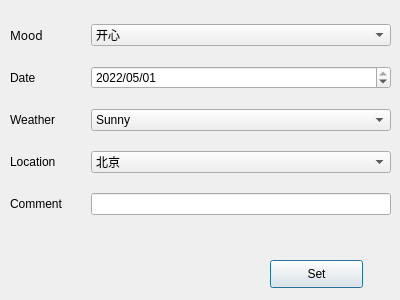
<?xml version="1.0" encoding="UTF-8"?>
<ui version="4.0">
 <class>InfoDialog</class>
 <widget class="QDialog" name="InfoDialog">
  <property name="geometry">
   <rect>
    <x>0</x>
    <y>0</y>
    <width>400</width>
    <height>300</height>
   </rect>
  </property>
  <property name="windowTitle">
   <string>Diary Info</string>
  </property>
  <property name="windowIcon">
   <iconset resource="myResources.qrc">
    <normaloff>:/myImages/image/标签.png</normaloff>:/myImages/image/标签.png</iconset>
  </property>
  <widget class="QWidget" name="verticalLayoutWidget">
   <property name="geometry">
    <rect>
     <x>10</x>
     <y>10</y>
     <width>381</width>
     <height>221</height>
    </rect>
   </property>
   <layout class="QVBoxLayout" name="verticalLayout">
    <item>
     <layout class="QHBoxLayout" name="horizontalLayout" stretch="1,4">
      <item>
       <widget class="QLabel" name="label">
        <property name="sizePolicy">
         <sizepolicy hsizetype="Preferred" vsizetype="Preferred">
          <horstretch>0</horstretch>
          <verstretch>0</verstretch>
         </sizepolicy>
        </property>
        <property name="font">
         <font>
          <family>SimSun-ExtB</family>
          <kerning>true</kerning>
         </font>
        </property>
        <property name="layoutDirection">
         <enum>Qt::LeftToRight</enum>
        </property>
        <property name="text">
         <string>Mood</string>
        </property>
       </widget>
      </item>
      <item>
       <widget class="QComboBox" name="comboBox_mood">
        <item>
         <property name="text">
          <string>开心</string>
         </property>
        </item>
        <item>
         <property name="text">
          <string>伤心</string>
         </property>
        </item>
        <item>
         <property name="text">
          <string>生气</string>
         </property>
        </item>
        <item>
         <property name="text">
          <string>平静</string>
         </property>
        </item>
        <item>
         <property name="text">
          <string>无言以对</string>
         </property>
        </item>
        <item>
         <property name="text">
          <string>尴尬</string>
         </property>
        </item>
        <item>
         <property name="text">
          <string>乐</string>
         </property>
        </item>
        <item>
         <property name="text">
          <string>惊讶</string>
         </property>
        </item>
        <item>
         <property name="text">
          <string>狂喜</string>
         </property>
        </item>
        <item>
         <property name="text">
          <string>累</string>
         </property>
        </item>
        <item>
         <property name="text">
          <string>遗憾</string>
         </property>
        </item>
        <item>
         <property name="text">
          <string>暴怒</string>
         </property>
        </item>
        <item>
         <property name="text">
          <string>烦躁</string>
         </property>
        </item>
        <item>
         <property name="text">
          <string>紧张</string>
         </property>
        </item>
        <item>
         <property name="text">
          <string>兴奋</string>
         </property>
        </item>
        <item>
         <property name="text">
          <string>期待</string>
         </property>
        </item>
        <item>
         <property name="text">
          <string>自闭</string>
         </property>
        </item>
       </widget>
      </item>
     </layout>
    </item>
    <item>
     <layout class="QHBoxLayout" name="horizontalLayout_2" stretch="1,4">
      <item>
       <widget class="QLabel" name="label_2">
        <property name="text">
         <string>Date</string>
        </property>
       </widget>
      </item>
      <item>
       <widget class="QDateEdit" name="dateEdit">
        <property name="contextMenuPolicy">
         <enum>Qt::DefaultContextMenu</enum>
        </property>
        <property name="maximumDateTime">
         <datetime>
          <hour>23</hour>
          <minute>59</minute>
          <second>59</second>
          <year>2022</year>
          <month>12</month>
          <day>31</day>
         </datetime>
        </property>
        <property name="displayFormat">
         <string>yyyy/MM/dd</string>
        </property>
        <property name="date">
         <date>
          <year>2022</year>
          <month>5</month>
          <day>1</day>
         </date>
        </property>
       </widget>
      </item>
     </layout>
    </item>
    <item>
     <layout class="QHBoxLayout" name="horizontalLayout_4" stretch="1,4">
      <item>
       <widget class="QLabel" name="label_3">
        <property name="text">
         <string>Weather</string>
        </property>
        <property name="alignment">
         <set>Qt::AlignLeading|Qt::AlignLeft|Qt::AlignVCenter</set>
        </property>
       </widget>
      </item>
      <item>
       <widget class="QComboBox" name="comboBox_weather">
        <item>
         <property name="text">
          <string>Sunny</string>
         </property>
         <property name="icon">
          <iconset resource="myResources.qrc">
           <normaloff>:/myImages/image/天气-晴.png</normaloff>:/myImages/image/天气-晴.png</iconset>
         </property>
        </item>
        <item>
         <property name="text">
          <string>Cloudy</string>
         </property>
         <property name="icon">
          <iconset resource="myResources.qrc">
           <normaloff>:/myImages/image/天气-多云.png</normaloff>:/myImages/image/天气-多云.png</iconset>
         </property>
        </item>
        <item>
         <property name="text">
          <string>Heavy Rain</string>
         </property>
         <property name="icon">
          <iconset resource="myResources.qrc">
           <normaloff>:/myImages/image/天气-暴雨.png</normaloff>:/myImages/image/天气-暴雨.png</iconset>
         </property>
        </item>
        <item>
         <property name="text">
          <string>Light Rain</string>
         </property>
         <property name="icon">
          <iconset resource="myResources.qrc">
           <normaloff>:/myImages/image/天气-小雨.png</normaloff>:/myImages/image/天气-小雨.png</iconset>
         </property>
        </item>
        <item>
         <property name="text">
          <string>Heavy Snow</string>
         </property>
         <property name="icon">
          <iconset resource="myResources.qrc">
           <normaloff>:/myImages/image/天气-大雪.png</normaloff>:/myImages/image/天气-大雪.png</iconset>
         </property>
        </item>
        <item>
         <property name="text">
          <string>Light Snow</string>
         </property>
         <property name="icon">
          <iconset resource="myResources.qrc">
           <normaloff>:/myImages/image/天气-小雪.png</normaloff>:/myImages/image/天气-小雪.png</iconset>
         </property>
        </item>
        <item>
         <property name="text">
          <string>Thunder Storm</string>
         </property>
         <property name="icon">
          <iconset resource="myResources.qrc">
           <normaloff>:/myImages/image/天气-雷雨.png</normaloff>:/myImages/image/天气-雷雨.png</iconset>
         </property>
        </item>
        <item>
         <property name="text">
          <string>Fog</string>
         </property>
         <property name="icon">
          <iconset resource="myResources.qrc">
           <normaloff>:/myImages/image/天气-雾霾.png</normaloff>:/myImages/image/天气-雾霾.png</iconset>
         </property>
        </item>
        <item>
         <property name="text">
          <string>Hail</string>
         </property>
         <property name="icon">
          <iconset resource="myResources.qrc">
           <normaloff>:/myImages/image/天气-冰雹.png</normaloff>:/myImages/image/天气-冰雹.png</iconset>
         </property>
        </item>
       </widget>
      </item>
     </layout>
    </item>
    <item>
     <layout class="QHBoxLayout" name="horizontalLayout_3" stretch="1,4">
      <item>
       <widget class="QLabel" name="label_4">
        <property name="text">
         <string>Location</string>
        </property>
       </widget>
      </item>
      <item>
       <widget class="QComboBox" name="comboBox_location">
        <item>
         <property name="text">
          <string>北京</string>
         </property>
        </item>
        <item>
         <property name="text">
          <string>杭州</string>
         </property>
        </item>
        <item>
         <property name="text">
          <string>上海</string>
         </property>
        </item>
        <item>
         <property name="text">
          <string>广州</string>
         </property>
        </item>
        <item>
         <property name="text">
          <string>南京</string>
         </property>
        </item>
        <item>
         <property name="text">
          <string>成都</string>
         </property>
        </item>
        <item>
         <property name="text">
          <string>重庆</string>
         </property>
        </item>
        <item>
         <property name="text">
          <string>长沙</string>
         </property>
        </item>
        <item>
         <property name="text">
          <string>天津</string>
         </property>
        </item>
        <item>
         <property name="text">
          <string>绍兴</string>
         </property>
        </item>
        <item>
         <property name="text">
          <string>乌鲁木齐</string>
         </property>
        </item>
        <item>
         <property name="text">
          <string>昆明</string>
         </property>
        </item>
        <item>
         <property name="text">
          <string>银川</string>
         </property>
        </item>
        <item>
         <property name="text">
          <string>南昌</string>
         </property>
        </item>
        <item>
         <property name="text">
          <string>南宁</string>
         </property>
        </item>
        <item>
         <property name="text">
          <string>西安</string>
         </property>
        </item>
        <item>
         <property name="text">
          <string>深圳</string>
         </property>
        </item>
        <item>
         <property name="text">
          <string>厦门</string>
         </property>
        </item>
        <item>
         <property name="text">
          <string>福州</string>
         </property>
        </item>
        <item>
         <property name="text">
          <string>长春</string>
         </property>
        </item>
        <item>
         <property name="text">
          <string>哈尔滨</string>
         </property>
        </item>
        <item>
         <property name="text">
          <string>沈阳</string>
         </property>
        </item>
        <item>
         <property name="text">
          <string>大连</string>
         </property>
        </item>
        <item>
         <property name="text">
          <string>济南</string>
         </property>
        </item>
        <item>
         <property name="text">
          <string>青岛</string>
         </property>
        </item>
        <item>
         <property name="text">
          <string>太原</string>
         </property>
        </item>
        <item>
         <property name="text">
          <string>衡水</string>
         </property>
        </item>
        <item>
         <property name="text">
          <string>洛阳</string>
         </property>
        </item>
        <item>
         <property name="text">
          <string>郑州</string>
         </property>
        </item>
        <item>
         <property name="text">
          <string>石家庄</string>
         </property>
        </item>
        <item>
         <property name="text">
          <string>张家界</string>
         </property>
        </item>
        <item>
         <property name="text">
          <string>张家口</string>
         </property>
        </item>
        <item>
         <property name="text">
          <string>海口</string>
         </property>
        </item>
        <item>
         <property name="text">
          <string>New York</string>
         </property>
        </item>
        <item>
         <property name="text">
          <string>London</string>
         </property>
        </item>
       </widget>
      </item>
     </layout>
    </item>
    <item>
     <layout class="QHBoxLayout" name="horizontalLayout_5" stretch="1,4">
      <item>
       <widget class="QLabel" name="label_5">
        <property name="text">
         <string>Comment</string>
        </property>
       </widget>
      </item>
      <item>
       <widget class="QLineEdit" name="lineEdit"/>
      </item>
     </layout>
    </item>
   </layout>
  </widget>
  <widget class="QPushButton" name="pushButton">
   <property name="geometry">
    <rect>
     <x>270</x>
     <y>260</y>
     <width>93</width>
     <height>28</height>
    </rect>
   </property>
   <property name="text">
    <string>Set</string>
   </property>
  </widget>
 </widget>
 <resources>
  <include location="myResources.qrc"/>
 </resources>
 <connections/>
</ui>
